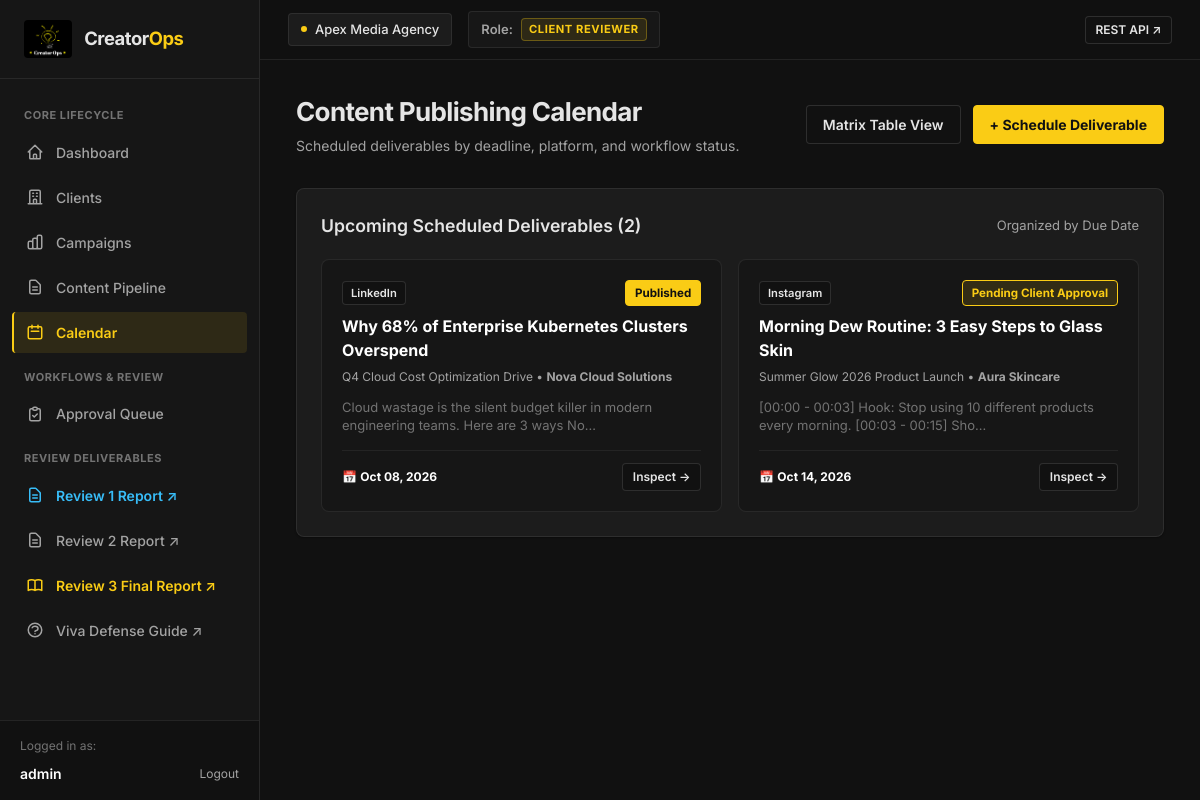
Before: /content/calendar/ (signed in) with the older database file.
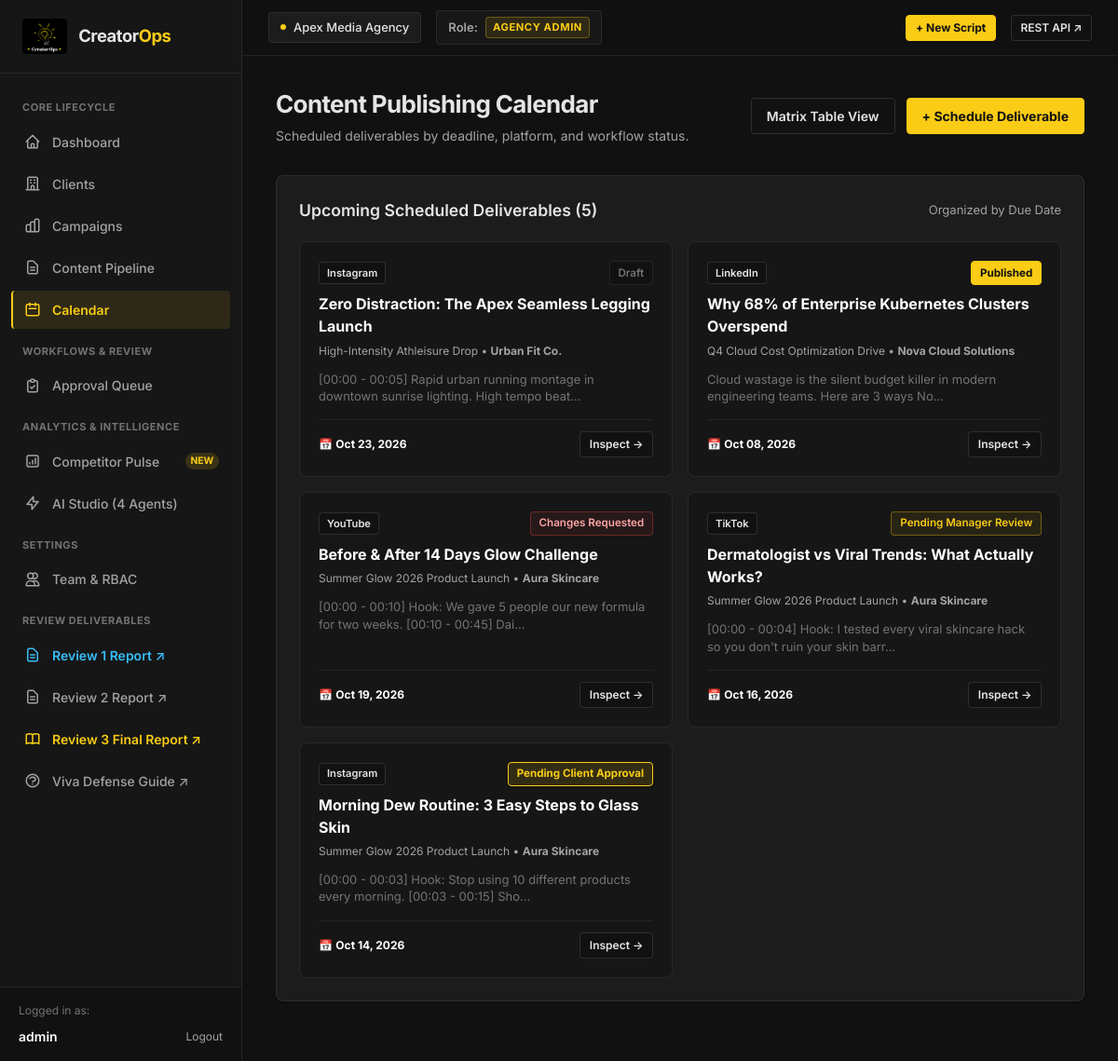
After: the same page with the newer database file.
### workspaces/models.py (models this page shows, shortened)
class Membership(models.Model):
    class Role(models.TextChoices):
        ADMIN = "ADMIN", "Agency Admin"
        CREATOR = "CREATOR", "Creator"
        MANAGER = "MANAGER", "Manager / Reviewer"
        CLIENT_REVIEWER = "CLIENT_REVIEWER", "Client Reviewer"
    user = models.ForeignKey(User, on_delete=models.CASCADE, related_name="memberships")
    workspace = models.ForeignKey(Workspace, on_delete=models.CASCADE, related_name="memberships")
    role = models.CharField(max_length=20, choices=Role.choices, default=Role.CREATOR)
    created_at = models.DateTimeField(auto_now_add=True)
    class Meta:
        unique_together = ("user", "workspace")
        ordering = ["-created_at"]

### content/models.py (models this page shows, shortened)
class ContentItem(models.Model):
    class Platform(models.TextChoices):
        INSTAGRAM = "Instagram", "Instagram"
        YOUTUBE = "YouTube", "YouTube"
        LINKEDIN = "LinkedIn", "LinkedIn"
        TWITTER = "Twitter/X", "Twitter/X"
        TIKTOK = "TikTok", "TikTok"
    class Status(models.TextChoices):
        DRAFT = "draft", "Draft"
        PENDING_MANAGER = "pending_manager", "Pending Manager Review"
        PENDING_CLIENT = "pending_client", "Pending Client Approval"
        APPROVED = "approved", "Approved"
        CHANGES_REQUESTED = "changes_requested", "Changes Requested"
        SCHEDULED = "scheduled", "Scheduled"
        PUBLISHED = "published", "Published"
    campaign = models.ForeignKey(Campaign, on_delete=models.CASCADE, related_name="content_items")
    creator = models.ForeignKey(
        User, on_delete=models.SET_NULL, null=True, blank=True, related_name="created_content"
    )
    title = models.CharField(max_length=255)
    platform = models.CharField(max_length=50, choices=Platform.choices, default=Platform.INSTAGRAM)
    script_body = models.TextField(blank=True, default="", help_text="Draft script / talking points / video storyboard.")
    caption = models.TextField(blank=True, default="", help_text="Final caption, copy, hashtags.")
    due_date = models.DateField(null=True, blank=True)
    status = models.CharField(max_length=30, choices=Status.choices, default=Status.DRAFT)
    published_url = models.URLField(max_length=500, blank=True, default="")
    published_post_id = models.CharField(max_length=120, blank=True, default="")
    published_platform = models.CharField(max_length=50, blank=True, default="")
    published_at = models.DateTimeField(null=True, blank=True)
    created_at = models.DateTimeField(auto_now_add=True)
    updated_at = models.DateTimeField(auto_now=True)
    class Meta:
        ordering = ["-updated_at"]

### campaigns/models.py (models this page shows, shortened)
class Campaign(models.Model):
    class Status(models.TextChoices):
        PLANNING = "PLANNING", "Planning"
        ACTIVE = "ACTIVE", "Active"
        PAUSED = "PAUSED", "Paused"
        COMPLETED = "COMPLETED", "Completed"
    client = models.ForeignKey(Client, on_delete=models.CASCADE, related_name="campaigns")
    title = models.CharField(max_length=255)
    objective = models.TextField(help_text="Campaign goal, key message, or target outcome.")
    target_audience = models.CharField(max_length=255, blank=True, default="")
    status = models.CharField(max_length=20, choices=Status.choices, default=Status.PLANNING)
    start_date = models.DateField(null=True, blank=True)
    end_date = models.DateField(null=True, blank=True)
    budget = models.DecimalField(max_digits=12, decimal_places=2, default=0.00)
    created_at = models.DateTimeField(auto_now_add=True)
    updated_at = models.DateTimeField(auto_now=True)
    class Meta:
        ordering = ["-created_at"]

### clients/models.py (models this page shows, shortened)
class Client(models.Model):
    workspace = models.ForeignKey(Workspace, on_delete=models.CASCADE, related_name="clients")
    name = models.CharField(max_length=255)
    contact_email = models.EmailField(blank=True, default="")
    industry = models.CharField(max_length=100, blank=True, default="")
    company_notes = models.TextField(blank=True, default="")
    brand_guidelines = models.TextField(
        blank=True,
        default="",
        help_text="Brand voice, required hashtags, compliance rules used by the AI Script Review Agent."
    )
    created_at = models.DateTimeField(auto_now_add=True)
    updated_at = models.DateTimeField(auto_now=True)
    class Meta:
        ordering = ["name"]
        unique_together = ("workspace", "name")

### content/views.py (the view)
# urls.py: path("calendar/", views.calendar_view, name="calendar"),
@workspace_required
def calendar_view(request):
    items = ContentItem.objects.filter(
        campaign__client__workspace=request.workspace,
        due_date__isnull=False
    ).select_related("campaign", "campaign__client")
    user_role = request.membership.role if request.membership else None
    if user_role == Membership.Role.CLIENT_REVIEWER:
        items = items.filter(status__in=[
            ContentItem.Status.PENDING_CLIENT,
            ContentItem.Status.APPROVED,
            ContentItem.Status.SCHEDULED,
            ContentItem.Status.PUBLISHED,
        ])
    return render(request, "calendar/index.html", {
        "items": items,
    })

### templates/calendar/index.html (shortened to what this page needs)
{% extends "base.html" %}
{% block content %}
<div class="page-header">
    <div>
        <h1 class="page-title">Content Publishing Calendar</h1>
        <p class="page-subtitle">Scheduled deliverables by deadline, platform, and workflow status.</p>
    </div>
    <div style="display: flex; gap: 0.75rem;">
        <a href="{% url 'content:list' %}" class="btn btn-secondary">
            <span>Matrix Table View</span>
        </a>
        <a href="{% url 'content:create' %}" class="btn btn-primary">
            <span>+ Schedule Deliverable</span>
        </a>
    </div>
</div>
<div class="card" style="margin-bottom: 2rem;">
    <div class="card-header">
        <h2 class="card-title">Upcoming Scheduled Deliverables ({{ items.count }})</h2>
        <span style="font-size: 0.8125rem; color: var(--text-muted);">Organized by Due Date</span>
    </div>
    {% if items %}
    <div style="display: grid; grid-template-columns: repeat(auto-fill, minmax(320px, 1fr)); gap: 1rem;">
        {% for item in items %}
        <div style="background: var(--bg-secondary); border: 1px solid var(--border-color); border-radius: var(--radius-md); padding: 1.25rem; display: flex; flex-direction: column; justify-content: space-between;">
            <div>
                <div style="display: flex; justify-content: space-between; align-items: center; margin-bottom: 0.5rem;">
                    <span class="platform-pill platform-{{ item.platform|slugify }}">{{ item.platform }}</span>
                    <span class="badge badge-{{ item.status }}">{{ item.get_status_display }}</span>
                </div>
                <a href="{% url 'content:detail' item.id %}" style="font-weight: 700; color: #fff; text-decoration: none; font-size: 1rem; display: block; margin-bottom: 0.35rem;">
                    {{ item.title }}
                </a>
                <div style="font-size: 0.75rem; color: var(--text-muted); margin-bottom: 0.75rem;">
                    {{ item.campaign.title }} &bull; <strong>{{ item.campaign.client.name }}</strong>
                </div>
                <p style="font-size: 0.8125rem; color: var(--text-dim); line-height: 1.4;">
                    {{ item.script_body|truncatechars:90|default:"No storyboard added" }}
                </p>
            </div>
            <div style="margin-top: 1rem; padding-top: 0.75rem; border-top: 1px solid rgba(255,255,255,0.06); display: flex; justify-content: space-between; align-items: center;">
                <div style="font-size: 0.75rem; color: var(--text-muted);">
                    📅 <strong style="color: #fff;">{{ item.due_date|date:"M d, Y" }}</strong>
                </div>
                <a href="{% url 'content:detail' item.id %}" class="btn btn-secondary btn-sm">Inspect &rarr;</a>
            </div>
        </div>
        {% endfor %}
    </div>
    {% endif %}
</div>
{% endblock %}

### templates/base.html (shortened to what the changed rows need)
{% load static %}
<!DOCTYPE html>
<html lang="en">
<head>
    <link rel="stylesheet" href="{% static 'css/style.css' %}">
</head>
<body>
    <div class="app-layout">
        <aside class="sidebar">
            <nav class="sidebar-nav">
                <div class="nav-section-title">Core Lifecycle</div>
                <a href="{% url 'dashboard' %}" class="nav-link {% if request.resolver_match.url_name == 'dashboard' %}active{% endif %}">
                    <svg width="18" height="18" fill="none" viewBox="0 0 24 24" stroke="currentColor">
                        <path stroke-linecap="round" stroke-linejoin="round" stroke-width="2" d="M3 12l2-2m0 0l7-7 7 7M5 10v10a1 1 0 001 1h3m10-11l2 2m-2-2v10a1 1 0 01-1 1h-3m-6 0a1 1 0 001-1v-4a1 1 0 011-1h2a1 1 0 011 1v4a1 1 0 001 1m-6 0h6"/>
                    </svg>
                    <span>Dashboard</span>
                </a>
                <a href="{% url 'clients:list' %}" class="nav-link {% if 'clients' in request.path %}active{% endif %}">
                    <svg width="18" height="18" fill="none" viewBox="0 0 24 24" stroke="currentColor">
                        <path stroke-linecap="round" stroke-linejoin="round" stroke-width="2" d="M19 21V5a2 2 0 00-2-2H7a2 2 0 00-2 2v16m14 0h2m-2 0h-5m-9 0H3m2 0h5M9 7h1m-1 4h1m4-4h1m-1 4h1m-5 10v-5a1 1 0 011-1h2a1 1 0 011 1v5m-4 0h4"/>
                    </svg>
                    <span>Clients</span>
                </a>
                <a href="{% url 'campaigns:list' %}" class="nav-link {% if 'campaigns' in request.path %}active{% endif %}">
                    <span>Campaigns</span>
                </a>
                <a href="{% url 'content:list' %}" class="nav-link {% if 'content' in request.path and 'calendar' not in request.path %}active{% endif %}">
                    <svg width="18" height="18" fill="none" viewBox="0 0 24 24" stroke="currentColor">
                        <path stroke-linecap="round" stroke-linejoin="round" stroke-width="2" d="M9 12h6m-6 4h6m2 5H7a2 2 0 01-2-2V5a2 2 0 012-2h5.586a1 1 0 01.707.293l5.414 5.414a1 1 0 01.293.707V19a2 2 0 01-2 2z"/>
                    </svg>
                    <span>Content Pipeline</span>
                </a>
                <a href="{% url 'content:calendar' %}" class="nav-link {% if 'calendar' in request.path %}active{% endif %}">
                    <svg width="18" height="18" fill="none" viewBox="0 0 24 24" stroke="currentColor">
                        <path stroke-linecap="round" stroke-linejoin="round" stroke-width="2" d="M8 7V3m8 4V3m-9 8h10M5 21h14a2 2 0 002-2V7a2 2 0 00-2-2H5a2 2 0 00-2 2v12a2 2 0 002 2z"/>
                    </svg>
                    <span>Calendar</span>
                </a>
                <div class="nav-section-title">Workflows & Review</div>
                <a href="{% url 'approvals:queue' %}" class="nav-link {% if 'approvals' in request.path %}active{% endif %}">
                    <svg width="18" height="18" fill="none" viewBox="0 0 24 24" stroke="currentColor">
                        <path stroke-linecap="round" stroke-linejoin="round" stroke-width="2" d="M9 5H7a2 2 0 00-2 2v12a2 2 0 002 2h10a2 2 0 002-2V7a2 2 0 00-2-2h-2M9 5a2 2 0 002 2h2a2 2 0 002-2M9 5a2 2 0 012-2h2a2 2 0 012 2m-6 9l2 2 4-4"/>
                    </svg>
                    <span>Approval Queue</span>
                </a>
                {% if user_role in "ADMIN,MANAGER,CREATOR" %}
                <div class="nav-section-title">Analytics & Intelligence</div>
                <a href="{% url 'analytics:competitors' %}" class="nav-link {% if 'competitors' in request.path %}active{% endif %}">
                    <svg width="18" height="18" fill="none" viewBox="0 0 24 24" stroke="currentColor">
                        <path stroke-linecap="round" stroke-linejoin="round" stroke-width="2" d="M16 8v8m-4-5v5m-4-2v2m-2 4h12a2 2 0 002-2V6a2 2 0 00-2-2H6a2 2 0 00-2 2v12a2 2 0 002 2z"/>
                    </svg>
                    <span>Competitor Pulse</span>
                    <span style="margin-left: auto; font-size: 0.65rem; background: rgba(250, 204, 21, 0.15); color: #FACC15; padding: 0.1rem 0.35rem; border-radius: 9999px; font-weight: 700;">NEW</span>
                </a>
                <a href="{% url 'analytics:agents' %}" class="nav-link {% if 'agents' in request.path %}active{% endif %}">
                    <svg width="18" height="18" fill="none" viewBox="0 0 24 24" stroke="currentColor">
                        <path stroke-linecap="round" stroke-linejoin="round" stroke-width="2" d="M13 10V3L4 14h7v7l9-11h-7z"/>
                    </svg>
                    <span>AI Studio (4 Agents)</span>
                </a>
                {% endif %}
                {% if user_role == 'ADMIN' %}
                <div class="nav-section-title">Settings</div>
                <a href="{% url 'workspaces:members' %}" class="nav-link {% if 'members' in request.path %}active{% endif %}">
                    <svg width="18" height="18" fill="none" viewBox="0 0 24 24" stroke="currentColor">
                        <path stroke-linecap="round" stroke-linejoin="round" stroke-width="2" d="M12 4.354a4 4 0 110 5.292M15 21H3v-1a6 6 0 0112 0v1zm0 0h6v-1a6 6 0 00-9-5.197M13 7a4 4 0 11-8 0 4 4 0 018 0z"/>
                    </svg>
                    <span>Team & RBAC</span>
                </a>
                {% endif %}
                <div class="nav-section-title">Review Deliverables</div>
                <a href="/reports/review1/" target="_blank" class="nav-link" style="color: #38BDF8; font-weight: 600;">
                    <svg width="18" height="18" fill="none" viewBox="0 0 24 24" stroke="currentColor">
                        <path stroke-linecap="round" stroke-linejoin="round" stroke-width="2" d="M9 12h6m-6 4h6m2 5H7a2 2 0 01-2-2V5a2 2 0 012-2h5.586a1 1 0 01.707.293l5.414 5.414a1 1 0 01.293.707V19a2 2 0 01-2 2z"/>
                    </svg>
                    <span>Review 1 Report ↗</span>
                </a>
                <a href="/reports/review2/" target="_blank" class="nav-link">
                    <svg width="18" height="18" fill="none" viewBox="0 0 24 24" stroke="currentColor">
                        <path stroke-linecap="round" stroke-linejoin="round" stroke-width="2" d="M9 12h6m-6 4h6m2 5H7a2 2 0 01-2-2V5a2 2 0 012-2h5.586a1 1 0 01.707.293l5.414 5.414a1 1 0 01.293.707V19a2 2 0 01-2 2z"/>
                    </svg>
                    <span>Review 2 Report ↗</span>
                </a>
                <a href="/reports/review3/" target="_blank" class="nav-link" style="color: #FACC15; font-weight: 600;">
                    <span>Review 3 Final Report ↗</span>
                </a>
                <a href="/guide/" target="_blank" class="nav-link">
                    <svg width="18" height="18" fill="none" viewBox="0 0 24 24" stroke="currentColor">
                        <path stroke-linecap="round" stroke-linejoin="round" stroke-width="2" d="M8.228 9c.549-1.165 2.03-2 3.772-2 2.21 0 4 1.343 4 3 0 1.4-1.278 2.575-3.006 2.907-.542.104-.994.54-.994 1.093m0 3h.01M21 12a9 9 0 11-18 0 9 9 0 0118 0z"/>
                    </svg>
                    <span>Viva Defense Guide ↗</span>
                </a>
            </nav>
        </aside>
        <div class="main-wrapper">
            <header class="topbar">
                <div class="topbar-left">
                    <div class="role-switcher-banner" style="background: rgba(255,255,255,0.03); border: 1px solid var(--border-color); padding: 0.35rem 0.75rem; border-radius: var(--radius-sm);">
                        <span style="color:var(--text-muted); font-weight:600; font-size:0.8125rem;">Role:</span>
                        <span class="role-tag {{ user_role }}">{{ user_role_label|default:user_role }}</span>
                    </div>
                </div>
                <div class="topbar-right">
                    {% if user_role in "ADMIN,MANAGER,CREATOR" %}
                    <a href="{% url 'content:create' %}" class="btn btn-primary btn-sm">
                        <span>+ New Script</span>
                    </a>
                    {% endif %}
                </div>
            </header>
            <main class="page-container">
                {% block content %}{% endblock %}
            </main>
        </div>
    </div>
</body>
</html>

Changed rows visible on the page:
changed Membership: role "CLIENT REVIEWER" → "AGENCY ADMIN"
now on this page (row unchanged): ContentItem: platform "Instagram", status "Draft", title "Zero Distraction: The Apex Seamless Legging Launch", campaign "High-Intensity Athleisure Drop", campaign.client.name "Urban Fit Co.", script_body "[00:00 - 00:05] Rapid urban running montage in downtown sunrise lighting. High tempo beat…", due_date "Oct 23, 2026"
now on this page (row unchanged): ContentItem: platform "YouTube", status "Changes Requested", title "Before & After 14 Days Glow Challenge", campaign "Summer Glow 2026 Product Launch", campaign.client.name "Aura Skincare", script_body "[00:00 - 00:10] Hook: We gave 5 people our new formula for two weeks. [00:10 - 00:45] Dai…", due_date "Oct 19, 2026"
now on this page (row unchanged): ContentItem: platform "TikTok", status "Pending Manager Review", title "Dermatologist vs Viral Trends: What Actually Works?", campaign "Summer Glow 2026 Product Launch", campaign.client.name "Aura Skincare", script_body "[00:00 - 00:04] Hook: I tested every viral skincare hack so you don't ruin your skin barr…", due_date "Oct 16, 2026"
Other visible differences:
{{ items.count }}: "2" → "5"
text now shown: "ANALYTICS & INTELLIGENCE Competitor Pulse NEW AI Studio (4 Agents) SETTINGS Team & RBAC + New Script"
